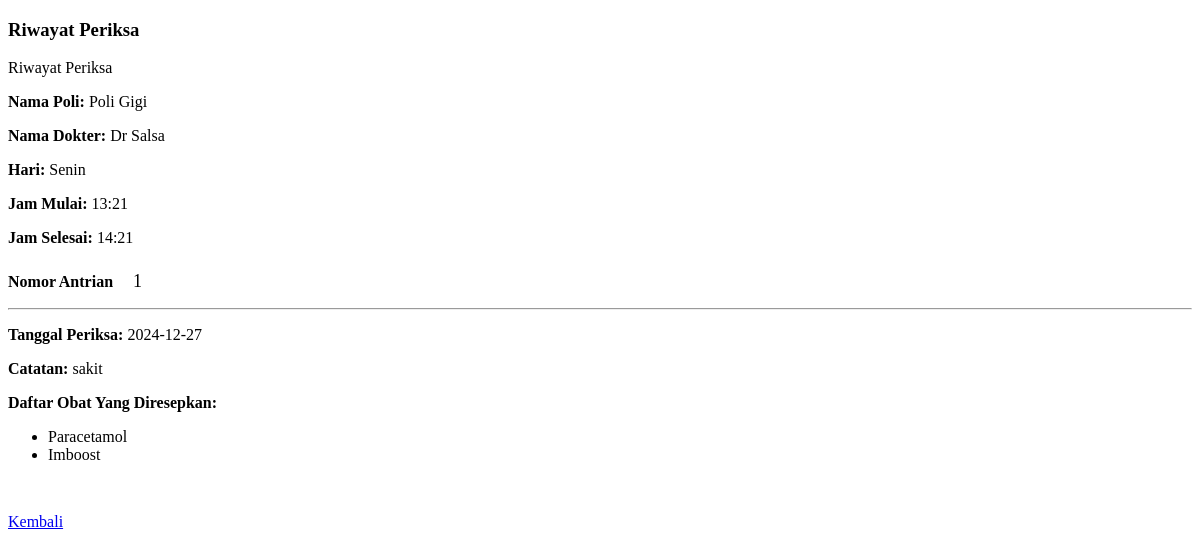
/page/detail_daftar_poli/index.php?id=1, run on the app's committed database.
### tables this page shows
CREATE TABLE `daftar_poli` (
  `id` int(11) NOT NULL,
  `id_pasien` int(11) NOT NULL,
  `id_jadwal` int(11) NOT NULL,
  `keluhan` text NOT NULL,
  `no_antrian` int(11) DEFAULT NULL,
  `status_periksa` enum('0','1') NOT NULL
);

CREATE TABLE `poli` (
  `id` int(11) NOT NULL,
  `nama_poli` varchar(25) NOT NULL,
  `keterangan` text DEFAULT NULL
);

CREATE TABLE `dokter` (
  `id` int(11) NOT NULL,
  `nama` varchar(150) NOT NULL,
  `alamat` varchar(255) DEFAULT NULL,
  `no_hp` varchar(40) DEFAULT NULL,
  `id_poli` int(11) NOT NULL,
  `password` varchar(255) NOT NULL,
  `role` enum('dokter') NOT NULL DEFAULT 'dokter'
);

CREATE TABLE `jadwal_periksa` (
  `id` int(11) NOT NULL,
  `id_dokter` int(11) NOT NULL,
  `hari` enum('Senin','Selasa','Rabu','Kamis','Jumat','Sabtu') NOT NULL,
  `jam_mulai` time NOT NULL,
  `jam_selesai` time NOT NULL,
  `status` char(1) DEFAULT '2',
  `aktif` char(1) NOT NULL DEFAULT 'N'
);

CREATE TABLE `periksa` (
  `id` int(11) NOT NULL,
  `id_daftar_poli` int(11) NOT NULL,
  `tgl_periksa` date NOT NULL,
  `catatan` text NOT NULL,
  `biaya_periksa` int(11) DEFAULT NULL
);

### page/detail_daftar_poli/index.php (the view, shortened to what this page needs)
<?php
require 'koneksi.php';
$id = $_GET['id'];
$ambilDetail = mysqli_query($mysqli, "
    SELECT
        dp.id AS idDetailPeriksa,
        daftar_poli.id AS idDaftarPoli,
        poli.nama_poli,
        dokter.nama AS namaDokter,
        jadwal_periksa.hari,
        DATE_FORMAT(jadwal_periksa.jam_mulai, '%H:%i') AS jamMulai,
        DATE_FORMAT(jadwal_periksa.jam_selesai, '%H:%i') AS jamSelesai,
        daftar_poli.no_antrian,
        p.id AS idPeriksa,
        p.tgl_periksa,
        p.catatan,
        p.biaya_periksa,
        GROUP_CONCAT(o.id) AS idObat,
        GROUP_CONCAT(o.nama_obat SEPARATOR ', ') AS namaObat
    FROM daftar_poli
    INNER JOIN jadwal_periksa ON daftar_poli.id_jadwal = jadwal_periksa.id
    INNER JOIN dokter ON jadwal_periksa.id_dokter = dokter.id
    INNER JOIN poli ON dokter.id_poli = poli.id
    LEFT JOIN periksa p ON daftar_poli.id = p.id_daftar_poli
    LEFT JOIN detail_periksa dp ON p.id = dp.id_periksa
    LEFT JOIN obat o ON dp.id_obat = o.id
    WHERE daftar_poli.id = '$id'
    GROUP BY daftar_poli.id
");
$data = mysqli_fetch_assoc($ambilDetail);
?>
<!DOCTYPE html>
<html lang="en">
<head>
</head>
<body>
    <div class="container mt-5">
        <h3 class="text-center">Riwayat Periksa</h3>
        <div class="card">
            <div class="card-header bg-primary">
                Riwayat Periksa
            </div>
            <div class="card-body">
                <div class="row">
                    <div class="col-md-6">
                        <p><strong>Nama Poli:</strong> <?php echo htmlspecialchars($data['nama_poli']); ?></p>
                        <p><strong>Nama Dokter:</strong> <?php echo htmlspecialchars($data['namaDokter']); ?></p>
                        <p><strong>Hari:</strong> <?php echo htmlspecialchars($data['hari']); ?></p>
                        <p><strong>Jam Mulai:</strong> <?php echo htmlspecialchars($data['jamMulai']); ?></p>
                        <p><strong>Jam Selesai:</strong> <?php echo htmlspecialchars($data['jamSelesai']); ?></p>
                        <strong>Nomor Antrian</strong>
                        <div class="no-antrian bg-info">
                            <?php echo htmlspecialchars($data['no_antrian']); ?>
                        </div>
                    </div>
                </div>
                <hr>
                <p><strong>Tanggal Periksa:</strong> <?php echo htmlspecialchars($data['tgl_periksa']); ?></p>
                <p><strong>Catatan:</strong> <?php echo htmlspecialchars($data['catatan']); ?></p>
                <p><strong>Daftar Obat Yang Diresepkan:</strong></p>
                <ul>
                    <?php
                    if (!empty($data['namaObat'])) {
                        $namaObatArray = explode(', ', $data['namaObat']);
                        foreach ($namaObatArray as $index => $namaObat) {
                            echo "<li>" . htmlspecialchars($namaObat) . "</li>";
                        }
                    } else {
                        echo "<li>Tidak ada obat yang diresepkan.</li>";
                    }
                    ?>
                </ul>
                <div class="biaya-periksa mb-3 bg-danger">
                </div>
            </div>
            <div class="card-footer text-center">
                <a href="daftar_poliklinik.php" class="btn btn-primary">Kembali</a>
            </div>
        </div>
    </div>
</body>
</html>

### page/detail_daftar_poli/index.php (style rules this page uses)
.no-antrian { font-size: 18px; text-align: center; border-radius: 5px; padding: 8px 16px; display: inline-block; }
.biaya-periksa { font-size: 20px; font-weight: bold; color: white; padding: 5px 10px; border-radius: 5px; display: inline-block; }

### data on the page
daftar_poli: poli.nama_poli "Poli Gigi", dokter.nama "Dr Salsa", id_jadwal.hari "Senin", no_antrian "1", periksa.tgl_periksa "2024-12-27", periksa.catatan "sakit"

### other printed values
$data['jamMulai'] "13:21"
$data['jamSelesai'] "14:21"
$namaObat "Paracetamol"
$namaObat "Imboost"
